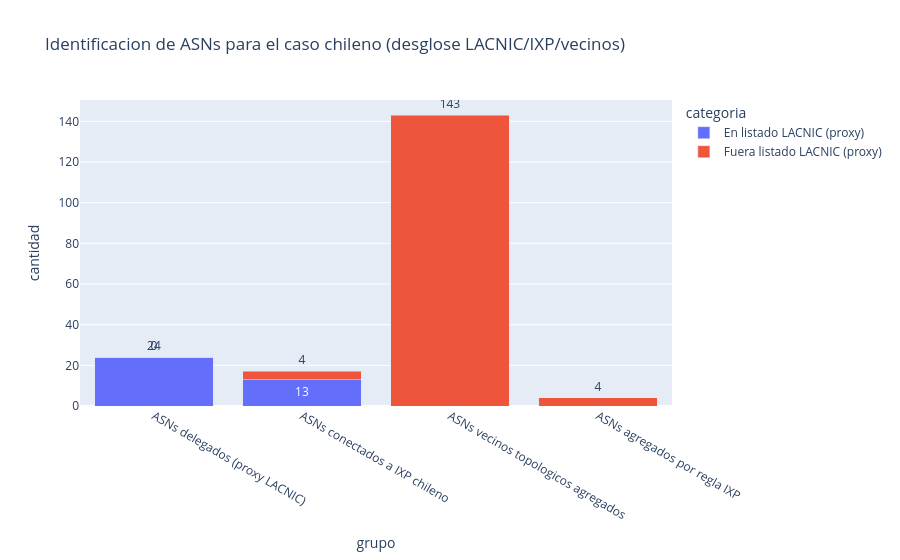

Notebook code for this chart:
### Markdown cell above
### 5) Grafico: ASNs chilenos identificados mediante PeeringDB e IXPs

### Code cell
# Delegados LACNIC (proxy): base explicita del snapshot (chile_explicit)
asns_lacnic_proxy = set(chile_explicit)

# Seed ampliado de trabajo (explicitos + manuales)
asns_seed_ampliado = set(chile_asns)

# Conectados a IXP chileno (proxy): ASNs del seed con ix_count > 0
ixp_chile_asns = set(
    merged_nodes.loc[
        (merged_nodes['asn'].isin(asns_seed_ampliado)) &
        (merged_nodes['ix_count'].fillna(0) > 0),
        'asn'
    ].astype(int)
)

# Nodos agregados especificamente por regla de IXP respecto de la base LACNIC proxy
agregados_por_ixp = ixp_chile_asns - asns_lacnic_proxy

# Vecinos topologicos agregados desde el seed
id2asn_m = dict(zip(merged_nodes['node_id'], merged_nodes['asn']))
neighbors = set()
for s, d in merged_edges[['src_id', 'dst_id']].itertuples(index=False):
    a = int(id2asn_m[s]); b = int(id2asn_m[d])
    if a in asns_seed_ampliado and b not in asns_seed_ampliado:
        neighbors.add(b)
    if b in asns_seed_ampliado and a not in asns_seed_ampliado:
        neighbors.add(a)

# Desglose por pertenencia al listado LACNIC proxy (SI/NO)
grupos = [
    ('ASNs delegados (proxy LACNIC)', asns_lacnic_proxy),
    ('ASNs conectados a IXP chileno', ixp_chile_asns),
    ('ASNs vecinos topologicos agregados', neighbors),
    ('ASNs agregados por regla IXP', agregados_por_ixp),
]

rows = []
for gname, gset in grupos:
    rows.append({'grupo': gname, 'categoria': 'En listado LACNIC (proxy)', 'cantidad': len(gset & asns_lacnic_proxy)})
    rows.append({'grupo': gname, 'categoria': 'Fuera listado LACNIC (proxy)', 'cantidad': len(gset - asns_lacnic_proxy)})

filtro_df = pd.DataFrame(rows)

fig_filtro = px.bar(
    filtro_df,
    x='grupo',
    y='cantidad',
    color='categoria',
    barmode='stack',
    text='cantidad',
    title='Identificacion de ASNs para el caso chileno (desglose LACNIC/IXP/vecinos)'
)
fig_filtro.update_traces(textposition='outside')
fig_filtro.update_layout(colorway=['#2ca02c', '#ff7f0e'])
fig_filtro.show()

resumen_filtro = pd.DataFrame([
    {'metrica': 'ASNs base LACNIC (proxy)', 'valor': len(asns_lacnic_proxy)},
    {'metrica': 'ASNs seed ampliado', 'valor': len(asns_seed_ampliado)},
    {'metrica': 'ASNs conectados a IXP chileno (proxy)', 'valor': len(ixp_chile_asns)},
    {'metrica': 'ASNs agregados por regla IXP', 'valor': len(agregados_por_ixp)},
    {'metrica': 'ASNs vecinos topologicos agregados', 'valor': len(neighbors)},
])
display(resumen_filtro)

### Figure 1 — Plotly figure (JSON) as saved in the notebook; plotly's stock layout.template omitted (floating-point values rounded to 4 significant figures)
{"data": [{"hovertemplate": "categoria=En listado LACNIC (proxy)<br>grupo=%{x}<br>cantidad=%{text}<extra></extra>", "legendgroup": "En listado LACNIC (proxy)", "marker": {"color": "#636efa", "pattern": {"shape": ""}}, "name": "En listado LACNIC (proxy)", "orientation": "v", "showlegend": true, "text": [24.0, 13.0, 0.0, 0.0], "textposition": "outside", "type": "bar", "x": ["ASNs delegados (proxy LACNIC)", "ASNs conectados a IXP chileno", "ASNs vecinos topologicos agregados", "ASNs agregados por regla IXP"], "xaxis": "x", "y": [24, 13, 0, 0], "yaxis": "y"}, {"hovertemplate": "categoria=Fuera listado LACNIC (proxy)<br>grupo=%{x}<br>cantidad=%{text}<extra></extra>", "legendgroup": "Fuera listado LACNIC (proxy)", "marker": {"color": "#EF553B", "pattern": {"shape": ""}}, "name": "Fuera listado LACNIC (proxy)", "orientation": "v", "showlegend": true, "text": [0.0, 4.0, 143.0, 4.0], "textposition": "outside", "type": "bar", "x": ["ASNs delegados (proxy LACNIC)", "ASNs conectados a IXP chileno", "ASNs vecinos topologicos agregados", "ASNs agregados por regla IXP"], "xaxis": "x", "y": [0, 4, 143, 4], "yaxis": "y"}], "layout": {"barmode": "stack", "colorway": ["#2ca02c", "#ff7f0e"], "legend": {"title": {"text": "categoria"}, "tracegroupgap": 0}, "title": {"text": "Identificacion de ASNs para el caso chileno (desglose LACNIC/IXP/vecinos)"}, "xaxis": {"anchor": "y", "domain": [0, 1], "title": {"text": "grupo"}}, "yaxis": {"anchor": "x", "domain": [0, 1], "title": {"text": "cantidad"}}}}
